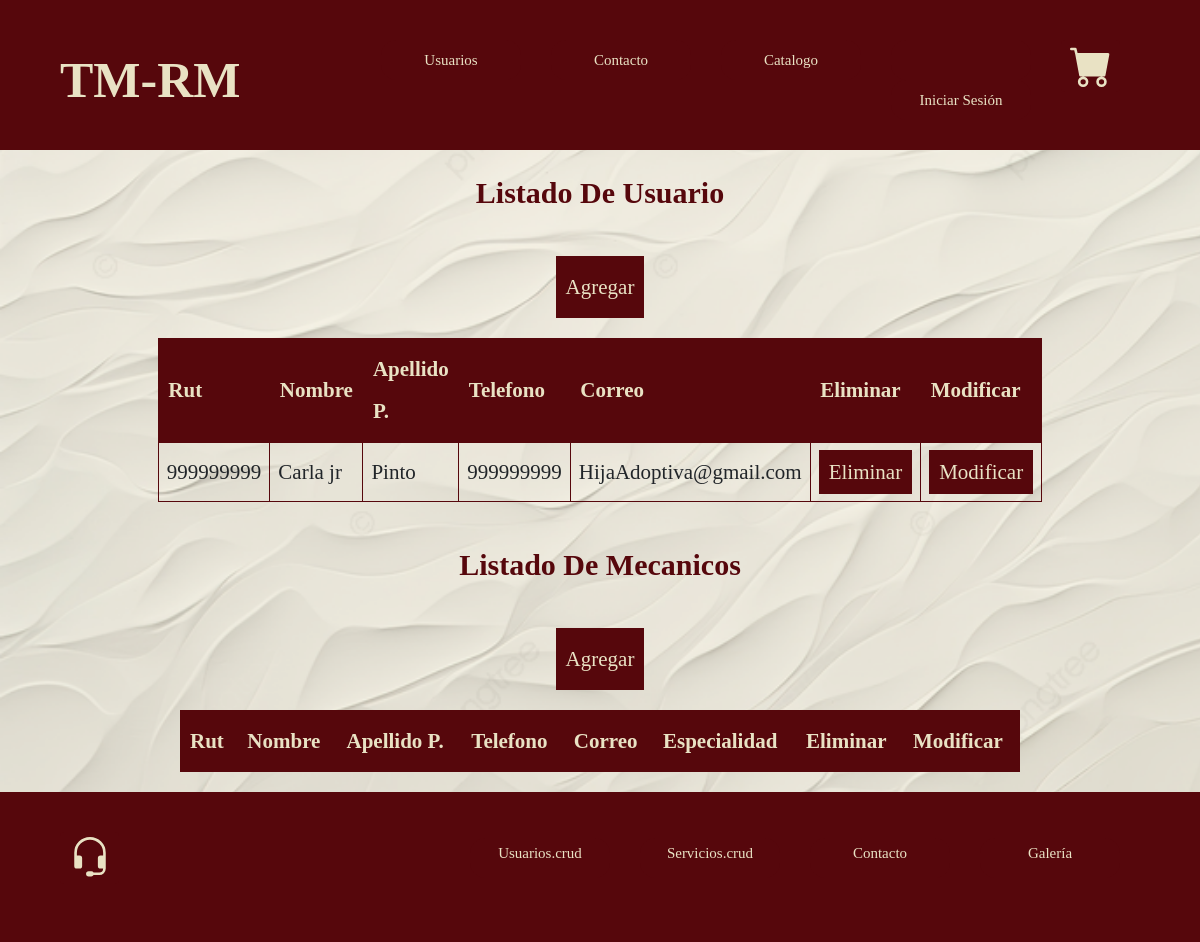
The app's page /crud/, older data.
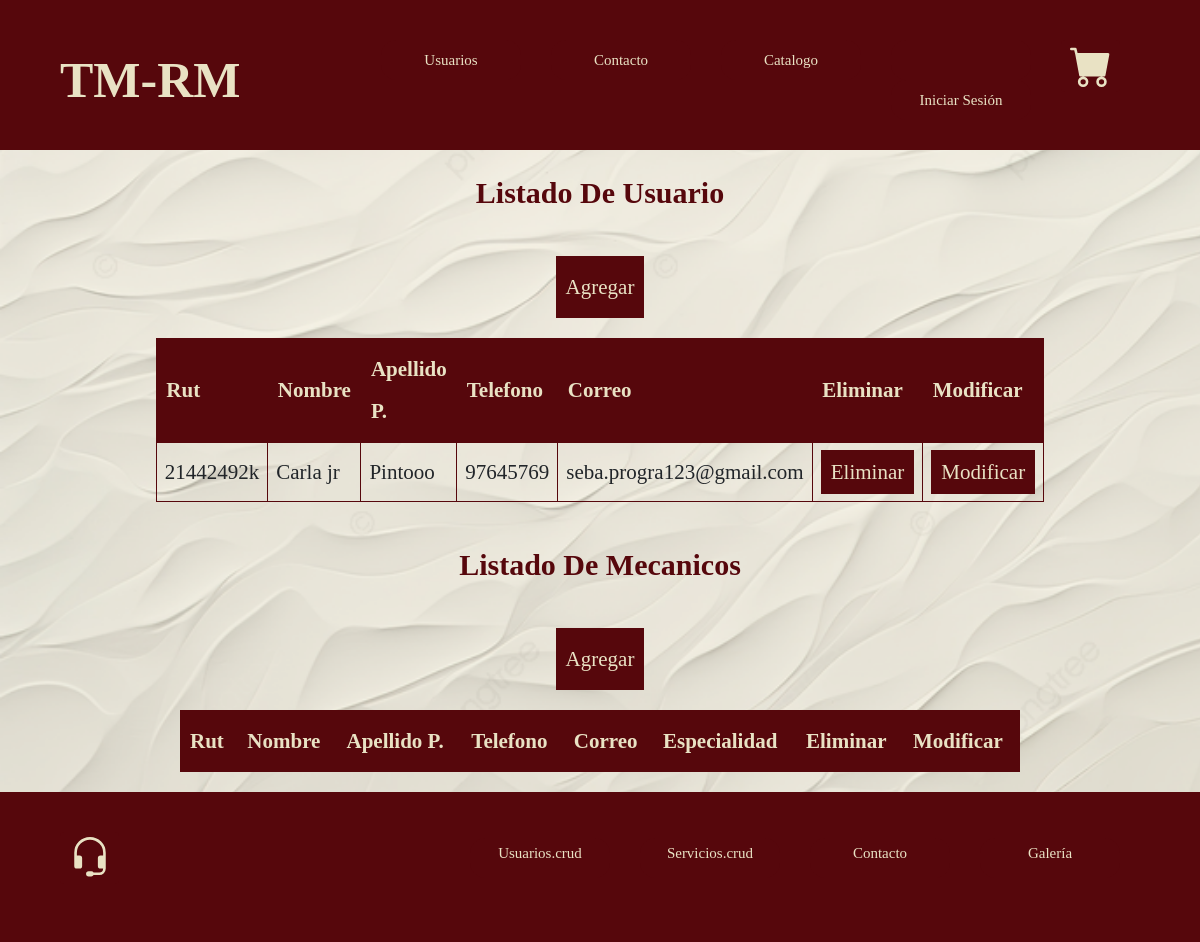
The same page, newer data.
### taller1/models.py (models this page shows, shortened)
class Usuario(models.Model):
    rut = models.CharField(primary_key=True, max_length=10)
    nombre = models.CharField(max_length=20)
    apellido_paterno = models.CharField(max_length=20)
    apellido_materno = models.CharField(max_length=20)
    fecha_nacimiento = models.DateField(blank=False, null=False)
    id_genero = models.ForeignKey(Genero, on_delete=models.CASCADE, db_column='idGenero')
    telefono = models.CharField(max_length=45)
    email = models.EmailField(unique=True, max_length=100, blank=True, null=True)

### taller1/views.py (the view)
# urls.py: path('crud/', views.crud, name='crud'),
def crud(request):
    usuarios = Usuario.objects.all()
    mecanicos = Mecanico.objects.all()
    context = {
        "Usuarios": usuarios,
        "Mecanicos": mecanicos
    }
    return render(request, 'taller1/usuarios_list.html', context)

### taller1/templates/taller1/usuarios_list.html (shortened to what this page needs)
{% extends 'taller1/base.html' %}
{% load static %}
{% block content %}
    <div style="text-align: center;">
        <h1 class="subtitulo">Listado De Usuario</h1><br>
        <a class="btn_agregar" type="button"
            href="{% url 'UsuarioAdd' %}">Agregar
        </a>
    <div class="contenedor_listado">
        <table class="tabla_listado centrar-texto">
            <thead class="cabeza_tabla">
                <tr>
                    <th>Rut</th>
                    <th>Nombre</th>
                    <th>Apellido P.</th>
                    <th>Telefono</th>
                    <th>Correo</th>
                    <th>Eliminar</th>
                    <th>Modificar</th>
                </tr>
            </thead>
            <tbody class="cuerpo_tabla">
                {% for x in Usuarios %}
                    <tr>
                        <td>{{ x.rut }}</td>
                        <td>{{ x.nombre }}</td>
                        <td>{{ x.apellido_paterno }}</td>
                        <td>{{x.telefono}}</td>
                        <td>{{x.email}}</td>
                        <td><a class="btn_form" href="{% url 'Usuario_del' pk=x.rut %}">Eliminar</a></td>
                        <td><a class="btn_form" href="{% url 'Usuario_edit' pk=x.rut %}">Modificar</a></td>
                    </tr>
                {% endfor %}
            </tbody>
        </table>
    </div>
    </div>
    <div style="text-align: center;">
        <h1 class="subtitulo">Listado De Mecanicos</h1><br>
        <a class="btn_agregar" type="button"
            href="{% url 'mecanico_add' %}">Agregar
        </a>
    <div class="contenedor_listado">
        <table class="tabla_listado centrar-texto">
            <thead class="cabeza_tabla">
                <tr>
                    <th>Rut</th>
                    <th>Nombre</th>
                    <th>Apellido P.</th>
                    <th>Telefono</th>
                    <th>Correo</th>
                    <th>Especialidad</th>
                    <th>Eliminar</th>
                    <th>Modificar</th>
                </tr>
            </thead>
        </table>
    </div>
    </div>
{% endblock %}

Row changes from the older to the newer data that the page shows:
removed Usuario: rut "999999999", nombre "Carla jr", apellido_paterno "Pinto", telefono "999999999", email "HijaAdoptiva@gmail.com"
added Usuario: rut "21442492k", nombre "Carla jr", apellido_paterno "Pintooo", telefono "97645769", email "seba.progra123@gmail.com"
